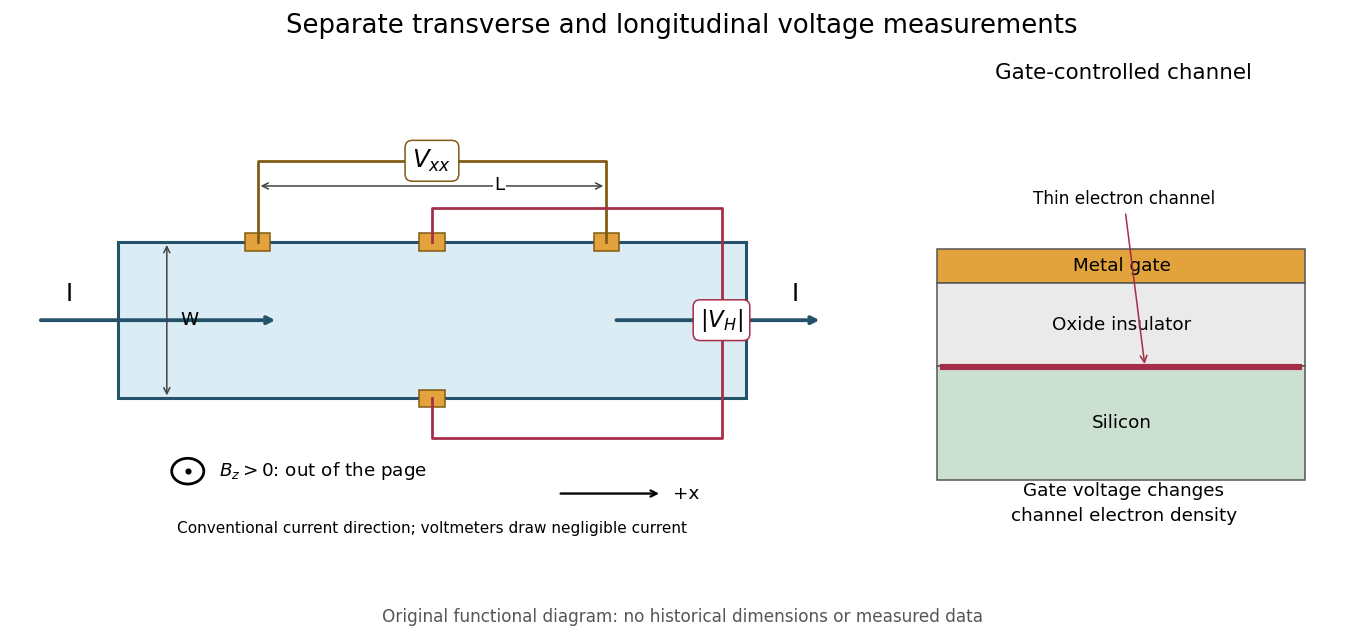

This chart was generated by the following Python code:
"""Original functional Hall-bar and MOS gate diagram; outputs to the working directory."""
from pathlib import Path
import matplotlib
matplotlib.use('Agg')
import matplotlib.pyplot as plt
from matplotlib.patches import Rectangle, Circle

fig, (ax, side) = plt.subplots(1, 2, figsize=(12.4, 5.8), gridspec_kw={'width_ratios':[1.9,1]})
fig.patch.set_facecolor('white')
fig.suptitle('Separate transverse and longitudinal voltage measurements', fontsize=17, y=.98)
ax.set(xlim=(-1.3,10.3),ylim=(-2.8,5.3));ax.axis('off')
ax.add_patch(Rectangle((0,0),9,2.8,facecolor='#dcecf4',edgecolor='#24526a',lw=2))
for x,y in [(2,2.8),(7,2.8),(4.5,0),(4.5,2.8)]:
    ax.add_patch(Rectangle((x-.18,y-.16),.36,.32,facecolor='#e2a33c',edgecolor='#815a13'))
ax.annotate('',xy=(2.3,1.4),xytext=(-1.15,1.4),arrowprops={'arrowstyle':'->','lw':2.5,'color':'#24526a'})
ax.annotate('',xy=(10.1,1.4),xytext=(7.1,1.4),arrowprops={'arrowstyle':'->','lw':2.5,'color':'#24526a'})
ax.text(-.75,1.75,'I',fontsize=16)
ax.text(9.65,1.75,'I',fontsize=16)
ax.plot([2,2,7,7],[2.8,4.25,4.25,2.8],color='#815a13',lw=1.8)
ax.text(4.5,4.25,r'$V_{xx}$',ha='center',va='center',fontsize=16,bbox={'facecolor':'white','edgecolor':'#815a13','boxstyle':'round,pad=.3'})
ax.plot([4.5,4.5,8.65,8.65,4.5,4.5],[2.8,3.4,3.4,-.7,-.7,0],color='#a62d48',lw=1.8)
ax.text(8.65,1.4,r'$|V_H|$',ha='center',va='center',fontsize=15,bbox={'facecolor':'white','edgecolor':'#a62d48','boxstyle':'round,pad=.3'})
ax.annotate('',xy=(7,3.8),xytext=(2,3.8),arrowprops={'arrowstyle':'<->','color':'#444'})
ax.text(5.4,3.72,'L',fontsize=12,bbox={'facecolor':'white','edgecolor':'none','pad':1})
ax.annotate('',xy=(.7,2.8),xytext=(.7,0),arrowprops={'arrowstyle':'<->','color':'#444'})
ax.text(.9,1.4,'W',va='center',fontsize=12)
ax.add_patch(Circle((1,-1.3),.23,fill=False,lw=1.8));ax.plot(1,-1.3,'o',color='black',ms=3)
ax.text(1.45,-1.3,r'$B_z>0$: out of the page',va='center',fontsize=12)
ax.annotate('',xy=(7.8,-1.7),xytext=(6.3,-1.7),arrowprops={'arrowstyle':'->','lw':1.5});ax.text(7.95,-1.7,'+x',va='center',fontsize=12)
ax.text(4.5,-2.4,'Conventional current direction; voltmeters draw negligible current',ha='center',fontsize=10)
side.set(xlim=(0,4),ylim=(-.8,5.2));side.axis('off')
side.set_title('Gate-controlled channel',fontsize=14,pad=15)
for y,h,color,label in [(2.8,.45,'#e2a33c','Metal gate'),(1.7,1.1,'#eaeaea','Oxide insulator'),(.2,1.5,'#cce0d1','Silicon')]:
    side.add_patch(Rectangle((.25,y),3.45,h,facecolor=color,edgecolor='#555'))
    side.text(1.98,y+h/2,label,ha='center',va='center',fontsize=12)
side.plot([.3,3.65],[1.69,1.69],color='#a62d48',lw=4)
side.annotate('Thin electron channel',xy=(2.2,1.69),xytext=(2,3.85),ha='center',fontsize=11,arrowprops={'arrowstyle':'->','color':'#a62d48'})
side.text(2,-.35,'Gate voltage changes\nchannel electron density',ha='center',fontsize=12,linespacing=1.5)
fig.text(.5,.025,'Original functional diagram: no historical dimensions or measured data',ha='center',fontsize=11,color='#555')
fig.subplots_adjust(left=.02,right=.98,top=.84,bottom=.13,wspace=.12)
fig.savefig(Path(__file__).with_suffix('.png').name,dpi=110,facecolor='white')
plt.close(fig)
